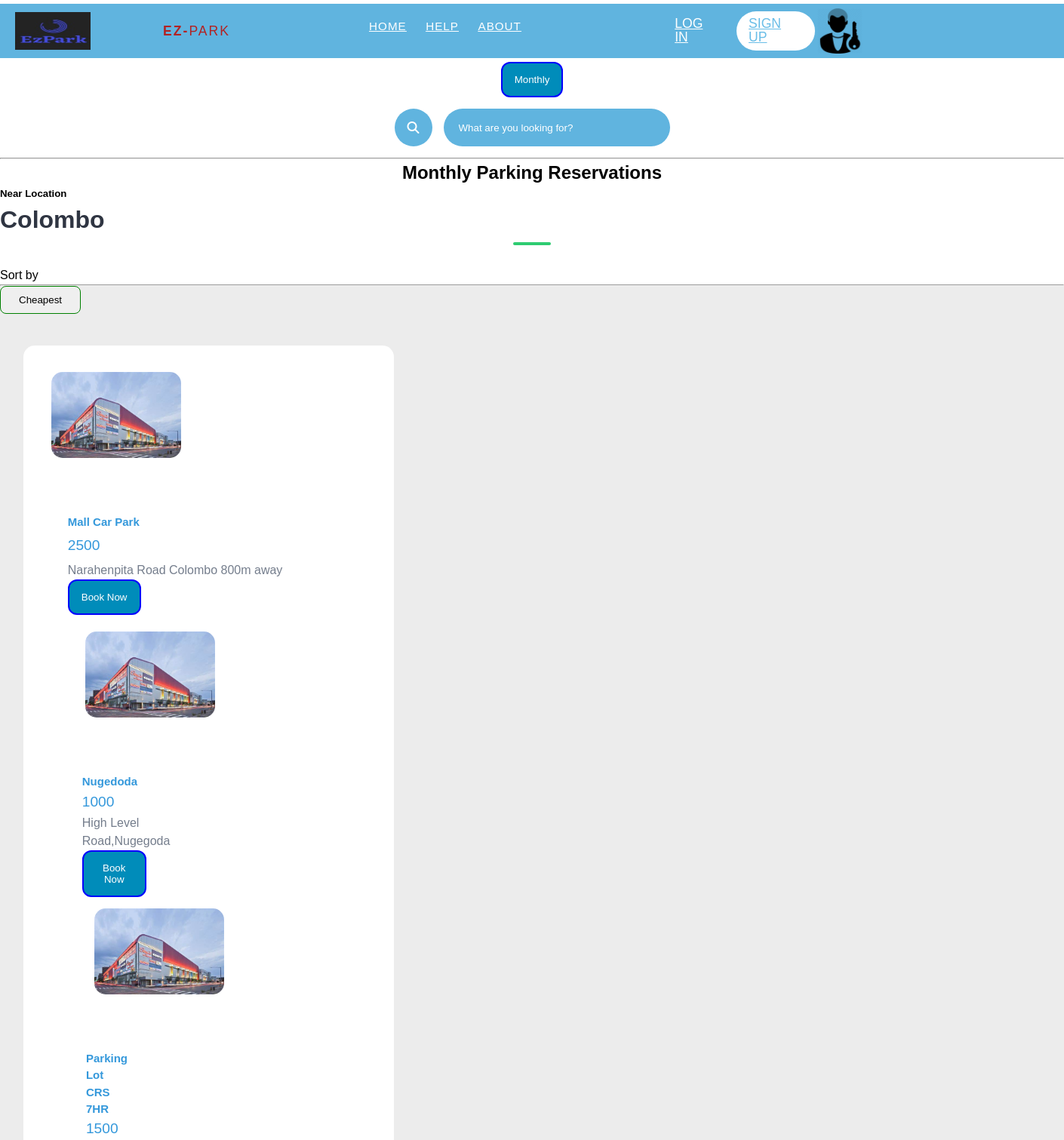
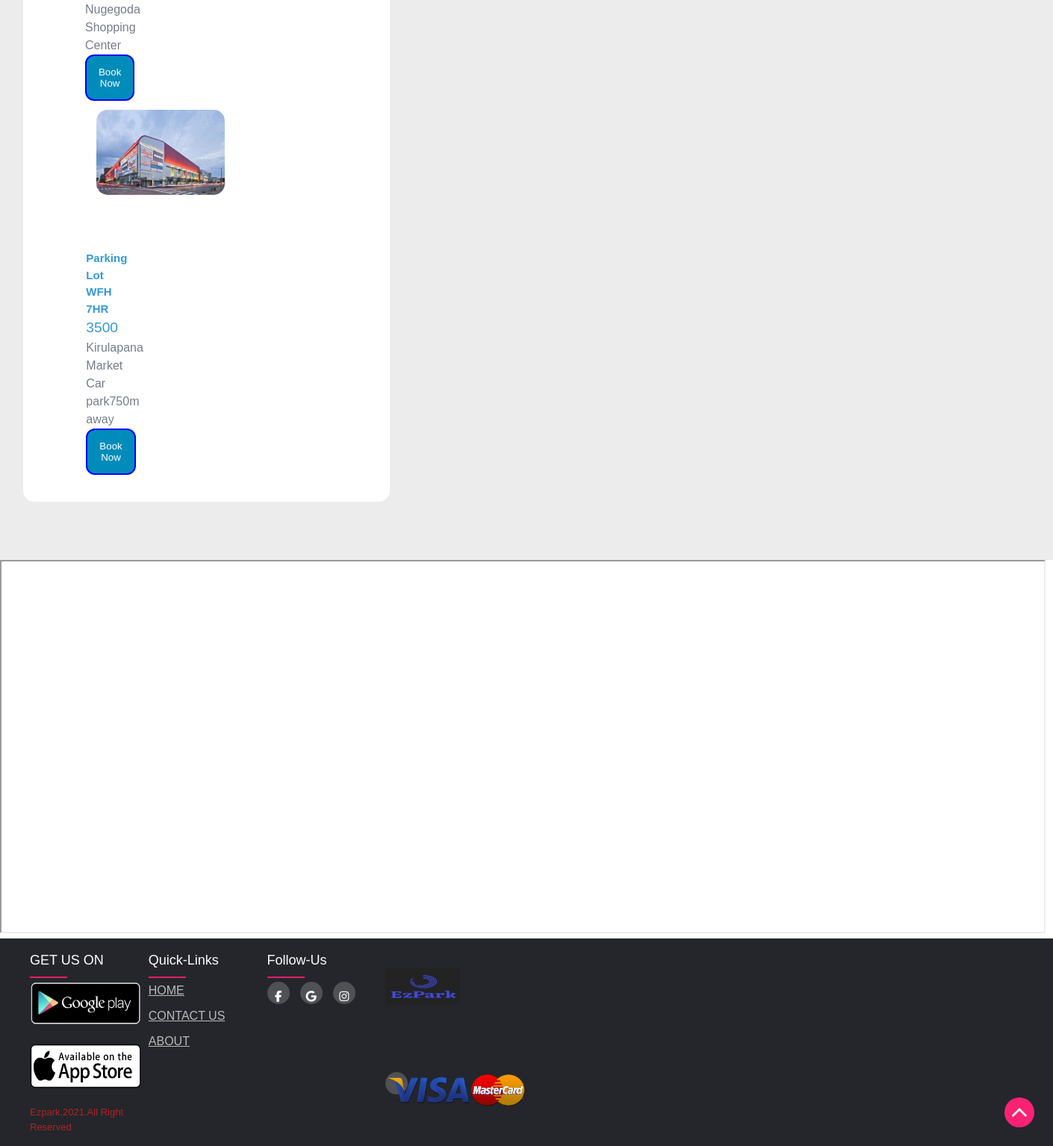
/Monthly.php, run on the app's committed database (2 pictures, top to bottom).
### tables this page shows
CREATE TABLE `locations` (
  `Location_Id` int(10) NOT NULL,
  `Location_Name` char(50) NOT NULL,
  `Description` char(100) NOT NULL,
  `Hourly_Price` int(11) NOT NULL,
  `Monthly_Price` int(11) NOT NULL,
  `Image` varchar(250) NOT NULL
);

### Monthly.php (the view, shortened to what this page needs)
<?php
include_once'config.php';
?>
<!DOCTYPE html>
<html lang="en">
<head>
    <link rel="stylesheet" href="css/home.css">
    <link rel="stylesheet" href="css/style.css">
</head>
<body>
<header>
        <div class="container">
            <div class="logo-container">
                <img src="image/IMG.jpeg" width="100" height="50" class="left"> &nbsp;
                <h3 class="logo">Ez-<span>Park</span></h3>
            </div>
            <div class="nav-btn">
                <div class="nav-links">
                    <ul>
                        <li class="nav-link" style="--i: .6s">
                            <a href="AHome.html"><u>HOME</u></a>
                        </li>
                        <li class="nav-link" style="--i: 1.35s">
                            <a href="Help.html"><u>HELP</u></a>
                        </li>
                        <li class="nav-link" style="--i: 1.35s">
                            <a href="GENERAL INFORMATION.html"><u>ABOUT</u></a>
                        </li>
                    </ul>
                </div>
                <div class="log-sign" style="--i: 1.8s">
                    <a href="login.php" class="btn transparent">Log in</a>
                    <a href="singup.php" class="btn solid">Sign up</a>
                    <img src="image/logo.png" width="60" height="60" class="right"> &nbsp;&nbsp;&nbsp;&nbsp;
                </div>
            </div>
</header>
  <center>
				 <a href="Monthly.php"><button class="btnn" onclick="#">Monthly</button></a><br>
    </center>
    <div class="wrapper">
        <div class="search_box">
            <div class="search_btn"><i class="fas fa-search"></i></div>
            <input type="text" class="input_search" placeholder="What are you looking for?">
        </div>
    </div>
    <hr>
   <center>
   <h3> Monthly Parking Reservations</h3>
   </center>
   <h5>Near Location</h5>
   <h2>Colombo</h2>
<div>
Sort by
<br>
<hr>
     <button id="bt1"onclick="location.href='mcheap.html'">Cheapest</button>
</div>
    <section class="list">
        <div class="container">
		  <?php
		  $sql="SELECT * FROM locations";
		  $result=mysqli_query($conn,$sql);
		  $count=mysqli_num_rows($result);
		  if ($count >0)
		  {
			  while($row=mysqli_fetch_assoc($result))
			  {
				  $name=$row["Location_Name"];
				  $desc=$row["Description"];
				  $price2=$row["Monthly_Price"];
				  ?>
				<div class="list-box">
                <div class="img">
                    <img src="image/mall.jfif"  class="img-responsive img-curve">
                </div>
				 <div class="list-desc">
                    <h4><?php echo $name?></h4>
                    <p class="price"><?php echo $price2?></p>
                    <p class="detail"><?php echo $desc?><br>
					   <a href="monthlyreservations2.html"><button class="btnn" onclick="#">Book Now</button></a><br>
				<?php
		  }}
				?>
		     </div>
            </div>
			</p>
        </div>
		  </section>
   <iframe src="https://www.google.com/maps/embed?pb=!1m18!1m12!1m3!1d15843.48137402922!2d79.85759417617626!3d6.9061039701576945!2m3!1f0!2f0!3f0!3m2!1i1024!2i768!4f13.1!3m3!1m2!1s0x3ae259706bfa613f%3A0xf79d7adae85305f7!2sCinnamon%20Gardens%2C%20Colombo!5e0!3m2!1sen!2slk!4v1633350544689!5m2!1sen!2slk"
  width="1400" height="500" style="border:1;" allowfullscreen="" loading="lazy">
</iframe>
    <footer class="footer">
        <div class="container">
            <div class="row">
                <div class="footer-col">
                    <h4>GET US ON</h4>
                    <ul>
                        <a href="https://play.google.com/store/apps">
                            <img src="image/play.png" width="150" height="60" class="left"></a> <br>
                        <a href="https://www.apple.com/app-store/">
                            <img src="image/apps.png" width="150" height="60" class="left"></a><br>
                        <div class="p3">
                            <p>Ezpark.2021.All Right Reserved</p>
                        </div>
                    </ul>
                </div>
                <div class="footer-col">
                    <h4>Quick-links</h4>
                    <ul>
                        <li><a href="AHome.html"><U>HOME</U></a></li>
                        <li><a href="Contact Us.html"><U>CONTACT US</U></a></li>
                        <li><a href="GENERAL INFORMATION.html"><U>ABOUT</U></a></li><br>
                </div>
                <div class="footer-col">
                    <h4>follow-us</h4>
                    <div class="social-links">
                        <a href="https://www.facebook.com/login.php"><i class="fab fa-facebook-f"></i></a>
                        <a href="https://accounts.google.com/login?service=mail&lp=1
                        "><i class="fab fa-google"></i></a>
                        <a href="https://www.instagram.com/accounts/login"><i class="fab fa-instagram"></i></a>
                    </div>
                </div>
                <div class="footer-col">
                    <div class="social-links"><br>
                        <img src="image/IMG.jpeg" width="100" height="50" class="left"> <br> <br><br><br>
                        <a href="https://sdg2.mastercard.com">
                            <img src="image/card.png" width="200" height="50" class="left"></a>
                    </div>
                </div>
                <div class="arrow">
                    <a href="index.html"><img src="image/arrow.png"></a>
                </div>
            </div>
    </footer>
</body>
</html>

### css/home.css (style rules this page uses)
header { position: sticky; top: -50px; background-color: #60b4df; width: 100%; z-index: 1000; }
.container { max-width: 65rem; padding: 0 2rem; margin: 0 auto; display: flex; position: relative; }
.logo-container { flex: 1; display: flex; align-items: center; }
.nav-btn { flex: 3; display: flex; }
.nav-links { flex: 2; }
.log-sign { display: flex; justify-content: center; align-items: center; flex: 1; }
.logo { color: firebrick; font-size: 1.1rem; font-weight: 800; letter-spacing: 2px; text-transform: uppercase; line-height: 3rem; }
.logo span { font-weight: 300; }
.btn { display: inline-block; padding: .5rem 1.3rem; font-size: .8rem; border: 2px solid #fff; border-radius: 2rem; line-height: 1; margin: 0 .2rem; transition: .3s; text-transform: uppercase; }
.btn.solid, .btn.transparent:hover { background-color: #fff; color: #69bde7; }
.btn.transparent, .btn.solid:hover { background-color: transparent; color: #fff; }
.nav-links>ul { display: flex; justify-content: center; align-items: center; }
.nav-link { position: relative; }
.nav-link>a { line-height: 3rem; color: #fff; padding: 0 .8rem; letter-spacing: 1px; font-size: .95rem; display: flex; align-items: center; justify-content: space-between; transition: .5s; }

### css/style.css (style rules this page uses)
body { line-height: 1.5; font-family: 'Poppins', sans-serif; }
* { margin: 0; padding: 0; box-sizing: border-box; }
.container { max-width: 1170px; margin: auto; }
.row { display: flex; flex-wrap: wrap; }
ul { list-style: none; }
.footer { background-color: #24262b; padding: 5px; }
.footer-col { width: 25%; padding: 0 15px; }
.footer-col h4 { font-size: 18px; color: #ffffff; text-transform: capitalize; margin-bottom: 15px; font-weight: 400; position: relative; }
.footer-col h4::before { content: ''; position: absolute; left: 0; bottom: -10px; background-color: #e91e63; height: 2px; box-sizing: border-box; width: 50px; }
.footer-col ul li:not(:last-child) { margin-bottom: 10px; }
.footer-col ul li a { font-size: 16px; text-transform: capitalize; color: #ffffff; text-decoration: none; font-weight: 300; color: #bbbbbb; display: block; transition: all 0.3s ease; }
.footer-col .social-links a { display: inline-block; height: 30px; width: 30px; background-color: rgba(255, 255, 255, 0.2); margin: 0 10px 10px 0; text-align: center; line-height: 40px; border-radius: 50%; color: #ffffff; transition: all 0.5s ease; }
h2 { position: relative; padding: 0 0 10px; margin-bottom: 10px; }
h2:after { content: ''; position: absolute; left: 50%; bottom: 0; transform: translateX(-50%); height: 4px; width: 50px; border-radius: 2px; background-color: #2ecc71; }
.btn { padding: 0.5rem 1rem; background-color: #2ecc71; color: #fff; font-size: 1.1rem; border: none; outline: none; cursor: pointer; transition: .3s; }
::placeholder { color: #fff; }
* { margin: 0 0; padding: 0 0; font-family: Arial, Helvetica, sans-serif; }
#bt1 { color:black; padding: 10px 24px; border-radius: 8px; float: left; border: 1px solid green; cursor: pointer; }
.container { width: 100%; margin: 0 auto; padding: 4%; }
.img-responsive { width: 100%; }
.img-curve { border-radius: 15px; }
.btnn { background-color:#008CBA; color:white; padding:14px 16px; border-radius: 12px; border: 2px solid blue; cursor: pointer; }
h2 { color: #2f3542; font-size: 2rem; margin-bottom: 2%; }
h3 { font-size: 1.5rem; }
.list { background-color: #ececec; padding: 4% 0; }
.list-box { width: 43%; margin: 1%; padding: 2%; float: left; background-color: white; border-radius: 15px; }
.img { height: 200px; width: 200px; padding:12px 14px; float: left; }
.list-desc { width: 70%; float: left; margin-left: 8%; }
.price { font-size: 1.2rem; margin: 2% 0; }
.detail { font-size: 1rem; color: #747d8c; }

### data on the page
locations: Location_Name "Mall Car Park", Monthly_Price "2500", Description "Narahenpita Road Colombo 800m away"
locations: Location_Name "Nugedoda", Monthly_Price "1000", Description "High Level Road,Nugegoda"
locations: Location_Name "Parking Lot CRS 7HR", Monthly_Price "1500", Description "Nugegoda Shopping Center"
locations: Location_Name "Parking Lot WFH 7HR", Monthly_Price "3500", Description "Kirulapana Market Car park750m away"
